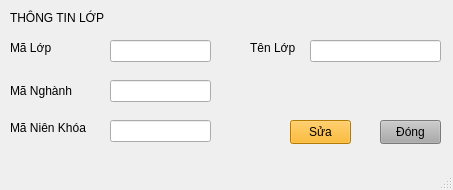
<?xml version="1.0" encoding="UTF-8"?>
<ui version="4.0">
 <class>MainWindow</class>
 <widget class="QMainWindow" name="MainWindow">
  <property name="geometry">
   <rect>
    <x>0</x>
    <y>0</y>
    <width>453</width>
    <height>190</height>
   </rect>
  </property>
  <property name="windowTitle">
   <string>MainWindow</string>
  </property>
  <widget class="QWidget" name="centralwidget">
   <widget class="QLabel" name="label">
    <property name="geometry">
     <rect>
      <x>10</x>
      <y>10</y>
      <width>171</width>
      <height>16</height>
     </rect>
    </property>
    <property name="styleSheet">
     <string notr="true">font: 700 12pt &quot;Segoe UI&quot;;</string>
    </property>
    <property name="text">
     <string>THÔNG TIN LỚP</string>
    </property>
   </widget>
   <widget class="QLabel" name="label_2">
    <property name="geometry">
     <rect>
      <x>10</x>
      <y>40</y>
      <width>49</width>
      <height>16</height>
     </rect>
    </property>
    <property name="styleSheet">
     <string notr="true">font: 10pt &quot;Segoe UI&quot;;</string>
    </property>
    <property name="text">
     <string>Mã Lớp</string>
    </property>
   </widget>
   <widget class="QLabel" name="label_3">
    <property name="geometry">
     <rect>
      <x>10</x>
      <y>80</y>
      <width>81</width>
      <height>21</height>
     </rect>
    </property>
    <property name="styleSheet">
     <string notr="true">font: 10pt &quot;Segoe UI&quot;;</string>
    </property>
    <property name="text">
     <string>Mã Nghành</string>
    </property>
   </widget>
   <widget class="QLabel" name="label_4">
    <property name="geometry">
     <rect>
      <x>10</x>
      <y>120</y>
      <width>91</width>
      <height>16</height>
     </rect>
    </property>
    <property name="styleSheet">
     <string notr="true">font: 10pt &quot;Segoe UI&quot;;</string>
    </property>
    <property name="text">
     <string>Mã Niên Khóa</string>
    </property>
   </widget>
   <widget class="QLabel" name="label_5">
    <property name="geometry">
     <rect>
      <x>250</x>
      <y>40</y>
      <width>49</width>
      <height>16</height>
     </rect>
    </property>
    <property name="styleSheet">
     <string notr="true">font: 10pt &quot;Segoe UI&quot;;</string>
    </property>
    <property name="text">
     <string>Tên Lớp</string>
    </property>
   </widget>
   <widget class="QLineEdit" name="detailIDLop">
    <property name="geometry">
     <rect>
      <x>110</x>
      <y>40</y>
      <width>101</width>
      <height>22</height>
     </rect>
    </property>
    <property name="styleSheet">
     <string notr="true">font: 10pt &quot;Segoe UI&quot;;</string>
    </property>
    <property name="readOnly">
     <bool>true</bool>
    </property>
   </widget>
   <widget class="QLineEdit" name="detailNameLop">
    <property name="geometry">
     <rect>
      <x>310</x>
      <y>40</y>
      <width>131</width>
      <height>22</height>
     </rect>
    </property>
    <property name="styleSheet">
     <string notr="true">font: 10pt &quot;Segoe UI&quot;;</string>
    </property>
    <property name="readOnly">
     <bool>false</bool>
    </property>
   </widget>
   <widget class="QPushButton" name="btnEdit">
    <property name="geometry">
     <rect>
      <x>290</x>
      <y>120</y>
      <width>61</width>
      <height>24</height>
     </rect>
    </property>
    <property name="styleSheet">
     <string notr="true">background-color: rgb(255, 170, 0);</string>
    </property>
    <property name="text">
     <string>Sửa</string>
    </property>
   </widget>
   <widget class="QPushButton" name="btnClose">
    <property name="geometry">
     <rect>
      <x>380</x>
      <y>120</y>
      <width>61</width>
      <height>24</height>
     </rect>
    </property>
    <property name="styleSheet">
     <string notr="true">background-color: rgb(171, 171, 171);</string>
    </property>
    <property name="text">
     <string>Đóng</string>
    </property>
   </widget>
   <widget class="QLineEdit" name="detailIDNghanh">
    <property name="geometry">
     <rect>
      <x>110</x>
      <y>80</y>
      <width>101</width>
      <height>22</height>
     </rect>
    </property>
    <property name="styleSheet">
     <string notr="true">font: 10pt &quot;Segoe UI&quot;;</string>
    </property>
    <property name="readOnly">
     <bool>true</bool>
    </property>
   </widget>
   <widget class="QLineEdit" name="detailIDNienKhoa">
    <property name="geometry">
     <rect>
      <x>110</x>
      <y>120</y>
      <width>101</width>
      <height>22</height>
     </rect>
    </property>
    <property name="styleSheet">
     <string notr="true">font: 10pt &quot;Segoe UI&quot;;</string>
    </property>
    <property name="readOnly">
     <bool>true</bool>
    </property>
   </widget>
   <widget class="QLabel" name="err">
    <property name="geometry">
     <rect>
      <x>280</x>
      <y>90</y>
      <width>161</width>
      <height>20</height>
     </rect>
    </property>
    <property name="styleSheet">
     <string notr="true">color: rgb(170, 0, 0);
font: 10pt &quot;Segoe UI&quot;;</string>
    </property>
    <property name="text">
     <string/>
    </property>
   </widget>
   <widget class="QLabel" name="lock1">
    <property name="geometry">
     <rect>
      <x>220</x>
      <y>40</y>
      <width>21</width>
      <height>21</height>
     </rect>
    </property>
    <property name="text">
     <string/>
    </property>
    <property name="pixmap">
     <pixmap>images/lock.png</pixmap>
    </property>
    <property name="scaledContents">
     <bool>true</bool>
    </property>
    <property name="wordWrap">
     <bool>false</bool>
    </property>
   </widget>
   <widget class="QLabel" name="lock2">
    <property name="geometry">
     <rect>
      <x>220</x>
      <y>80</y>
      <width>21</width>
      <height>21</height>
     </rect>
    </property>
    <property name="text">
     <string/>
    </property>
    <property name="pixmap">
     <pixmap>images/lock.png</pixmap>
    </property>
    <property name="scaledContents">
     <bool>true</bool>
    </property>
    <property name="wordWrap">
     <bool>false</bool>
    </property>
   </widget>
   <widget class="QLabel" name="lock2_2">
    <property name="geometry">
     <rect>
      <x>220</x>
      <y>120</y>
      <width>21</width>
      <height>21</height>
     </rect>
    </property>
    <property name="text">
     <string/>
    </property>
    <property name="pixmap">
     <pixmap>images/lock.png</pixmap>
    </property>
    <property name="scaledContents">
     <bool>true</bool>
    </property>
    <property name="wordWrap">
     <bool>false</bool>
    </property>
   </widget>
  </widget>
  <widget class="QMenuBar" name="menubar">
   <property name="geometry">
    <rect>
     <x>0</x>
     <y>0</y>
     <width>453</width>
     <height>22</height>
    </rect>
   </property>
  </widget>
  <widget class="QStatusBar" name="statusbar"/>
 </widget>
 <resources/>
 <connections/>
</ui>
